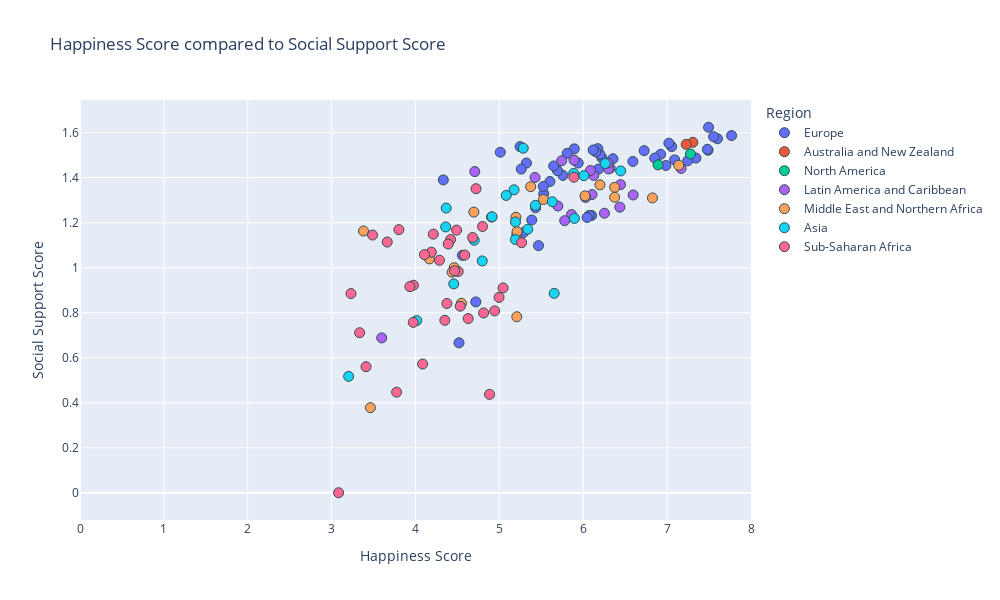

This figure's notebook cell:
### Code cell
#happiness score vs social support

#establish x and y values
x_values = merged_2019["Score"]
y_values = merged_2019["Social support"]

#px.scatter
fig = px.scatter(merged_2019, x_values, y_values, color="Region", hover_name="Country or region",
                range_x=[0,8], title="Happiness Score compared to Social Support Score",
                width= 1000, height =600) # use trendline="ols" to see all lin reg equations

#set axes labels
fig.update_xaxes(title_text='Happiness Score')
fig.update_yaxes(title_text='Social Support Score')


#formatting
#marker size and colors
fig.update_traces(marker=dict(size=10,
                              line=dict(width=1, 
                                        color='DarkSlateGrey')))


#linear regression
#use linregress from dependencies to inplement linear regression
(slope, intercept, rvalue, pvalue, stderr) = linregress(x_values, y_values)
regress_values = x_values * slope + intercept

#print out all variables calculated above (rvalue, pvalue...)
print(f"slope:{round(slope, 2)}")
print(f"intercept:{round(intercept,2)}")
res = sts.linregress(x_values, y_values)
print(f"R-squared: {res.rvalue**2:.4f}")


#print out line eq for reference
line_eq = (f"y={round(slope, 2)}x + {round(intercept, 2)}")
print(line_eq)

fig.show()

### Figure 1 — Plotly figure (JSON) as saved in the notebook; plotly's stock layout.template omitted (floating-point values rounded to 4 significant figures)
{"data": [{"hovertemplate": "<b>%{hovertext}</b><br><br>Region=Europe<br>Score=%{x}<br>Social support=%{y}<extra></extra>", "hovertext": ["Finland", "Denmark", "Norway", "Iceland", "Netherlands", "Switzerland", "Sweden", "Austria", "Luxembourg", "United Kingdom", "Ireland", "Germany", "Belgium", "Czech Republic", "Malta", "France", "Spain", "Italy", "Slovakia", "Poland", "Uzbekistan", "Lithuania", "Slovenia", "Kosovo", "Romania", "Cyprus", "Latvia", "Estonia", "Kazakhstan", "Hungary", "Portugal", "Russia", "Serbia", "Moldova", "Montenegro", "Tajikistan", "Croatia", "Bosnia and Herzegovina", "Belarus", "Greece", "Kyrgyzstan", "Turkmenistan", "Azerbaijan", "Bulgaria", "Albania", "Armenia", "Georgia", "Ukraine"], "legendgroup": "Europe", "marker": {"color": "#636efa", "line": {"color": "DarkSlateGrey", "width": 1}, "size": 10, "symbol": "circle"}, "mode": "markers", "name": "Europe", "orientation": "v", "showlegend": true, "type": "scatter", "x": [7.769, 7.6, 7.554, 7.494, 7.488, 7.48, 7.343, 7.246, 7.09, 7.054, 7.021, 6.985, 6.923, 6.852, 6.726, 6.592, 6.354, 6.223, 6.198, 6.182, 6.174, 6.149, 6.118, 6.1, 6.07, 6.046, 5.94, 5.893, 5.809, 5.758, 5.693, 5.648, 5.603, 5.529, 5.523, 5.467, 5.432, 5.386, 5.323, 5.287, 5.261, 5.247, 5.208, 5.011, 4.719, 4.559, 4.519, 4.332], "xaxis": "x", "y": [1.587, 1.573, 1.582, 1.624, 1.522, 1.526, 1.487, 1.475, 1.479, 1.538, 1.553, 1.454, 1.504, 1.487, 1.52, 1.472, 1.484, 1.488, 1.504, 1.438, 1.529, 1.515, 1.523, 1.232, 1.232, 1.223, 1.465, 1.528, 1.508, 1.41, 1.431, 1.452, 1.383, 1.328, 1.361, 1.098, 1.266, 1.212, 1.465, 1.156, 1.438, 1.538, 1.147, 1.513, 0.848, 1.055, 0.666, 1.39], "yaxis": "y"}, {"hovertemplate": "<b>%{hovertext}</b><br><br>Region=Australia and New Zealand<br>Score=%{x}<br>Social support=%{y}<extra></extra>", "hovertext": ["New Zealand", "Australia"], "legendgroup": "Australia and New Zealand", "marker": {"color": "#EF553B", "line": {"color": "DarkSlateGrey", "width": 1}, "size": 10, "symbol": "circle"}, "mode": "markers", "name": "Australia and New Zealand", "orientation": "v", "showlegend": true, "type": "scatter", "x": [7.307, 7.228], "xaxis": "x", "y": [1.557, 1.548], "yaxis": "y"}, {"hovertemplate": "<b>%{hovertext}</b><br><br>Region=North America<br>Score=%{x}<br>Social support=%{y}<extra></extra>", "hovertext": ["Canada", "United States"], "legendgroup": "North America", "marker": {"color": "#00cc96", "line": {"color": "DarkSlateGrey", "width": 1}, "size": 10, "symbol": "circle"}, "mode": "markers", "name": "North America", "orientation": "v", "showlegend": true, "type": "scatter", "x": [7.278, 6.892], "xaxis": "x", "y": [1.505, 1.457], "yaxis": "y"}, {"hovertemplate": "<b>%{hovertext}</b><br><br>Region=Latin America and Caribbean<br>Score=%{x}<br>Social support=%{y}<extra></extra>", "hovertext": ["Costa Rica", "Mexico", "Chile", "Guatemala", "Panama", "Brazil", "Uruguay", "El Salvador", "Colombia", "Nicaragua", "Argentina", "Ecuador", "Jamaica", "Honduras", "Bolivia", "Paraguay", "Peru", "Dominican Republic", "Venezuela", "Haiti"], "legendgroup": "Latin America and Caribbean", "marker": {"color": "#ab63fa", "line": {"color": "DarkSlateGrey", "width": 1}, "size": 10, "symbol": "circle"}, "mode": "markers", "name": "Latin America and Caribbean", "orientation": "v", "showlegend": true, "type": "scatter", "x": [7.167, 6.595, 6.444, 6.436, 6.321, 6.3, 6.293, 6.253, 6.125, 6.105, 6.086, 6.028, 5.89, 5.86, 5.779, 5.743, 5.697, 5.425, 4.707, 3.597], "xaxis": "x", "y": [1.441, 1.323, 1.369, 1.269, 1.442, 1.439, 1.465, 1.242, 1.41, 1.325, 1.432, 1.312, 1.478, 1.236, 1.209, 1.475, 1.274, 1.401, 1.427, 0.688], "yaxis": "y"}, {"hovertemplate": "<b>%{hovertext}</b><br><br>Region=Middle East and Northern Africa<br>Score=%{x}<br>Social support=%{y}<extra></extra>", "hovertext": ["Israel", "United Arab Emirates", "Saudi Arabia", "Qatar", "Bahrain", "Kuwait", "Libya", "Turkey", "Algeria", "Morocco", "Lebanon", "Jordan", "Palestinian Territories", "Iran", "Tunisia", "Iraq", "Egypt", "Syria", "Yemen"], "legendgroup": "Middle East and Northern Africa", "marker": {"color": "#FFA15A", "line": {"color": "DarkSlateGrey", "width": 1}, "size": 10, "symbol": "circle"}, "mode": "markers", "name": "Middle East and Northern Africa", "orientation": "v", "showlegend": true, "type": "scatter", "x": [7.139, 6.825, 6.375, 6.374, 6.199, 6.021, 5.525, 5.373, 5.211, 5.208, 5.197, 4.906, 4.696, 4.548, 4.461, 4.437, 4.166, 3.462, 3.38], "xaxis": "x", "y": [1.455, 1.31, 1.357, 1.313, 1.368, 1.319, 1.303, 1.36, 1.16, 0.782, 1.224, 1.225, 1.247, 0.842, 1, 0.98, 1.039, 0.378, 1.163], "yaxis": "y"}, {"hovertemplate": "<b>%{hovertext}</b><br><br>Region=Asia<br>Score=%{x}<br>Social support=%{y}<extra></extra>", "hovertext": ["Taiwan", "Singapore", "Thailand", "South Korea", "Japan", "Pakistan", "Philippines", "Hong Kong", "Malaysia", "Mongolia", "Indonesia", "China", "Vietnam", "Bhutan", "Nepal", "Laos", "Cambodia", "Bangladesh", "Sri Lanka", "Myanmar", "India", "Afghanistan"], "legendgroup": "Asia", "marker": {"color": "#19d3f3", "line": {"color": "DarkSlateGrey", "width": 1}, "size": 10, "symbol": "circle"}, "mode": "markers", "name": "Asia", "orientation": "v", "showlegend": true, "type": "scatter", "x": [6.446, 6.262, 6.008, 5.895, 5.886, 5.653, 5.631, 5.43, 5.339, 5.285, 5.192, 5.191, 5.175, 5.082, 4.913, 4.796, 4.7, 4.456, 4.366, 4.36, 4.015, 3.203], "xaxis": "x", "y": [1.43, 1.463, 1.409, 1.219, 1.419, 0.886, 1.293, 1.277, 1.171, 1.531, 1.203, 1.125, 1.346, 1.321, 1.226, 1.03, 1.122, 0.928, 1.265, 1.181, 0.765, 0.517], "yaxis": "y"}, {"hovertemplate": "<b>%{hovertext}</b><br><br>Region=Sub-Saharan Africa<br>Score=%{x}<br>Social support=%{y}<extra></extra>", "hovertext": ["Mauritius", "Nigeria", "Cameroon", "Ghana", "Ivory Coast", "Benin", "Congo (Brazzaville)", "Gabon", "South Africa", "Senegal", "Niger", "Burkina Faso", "Guinea", "Kenya", "Mauritania", "Mozambique", "Congo (Kinshasa)", "Mali", "Sierra Leone", "Chad", "Ethiopia", "Swaziland", "Uganda", "Zambia", "Togo", "Liberia", "Comoros", "Madagascar", "Lesotho", "Burundi", "Zimbabwe", "Botswana", "Malawi", "Rwanda", "Tanzania", "Central African Republic"], "legendgroup": "Sub-Saharan Africa", "marker": {"color": "#FF6692", "line": {"color": "DarkSlateGrey", "width": 1}, "size": 10, "symbol": "circle"}, "mode": "markers", "name": "Sub-Saharan Africa", "orientation": "v", "showlegend": true, "type": "scatter", "x": [5.888, 5.265, 5.044, 4.996, 4.944, 4.883, 4.812, 4.799, 4.722, 4.681, 4.628, 4.587, 4.534, 4.509, 4.49, 4.466, 4.418, 4.39, 4.374, 4.35, 4.286, 4.212, 4.189, 4.107, 4.085, 3.975, 3.973, 3.933, 3.802, 3.775, 3.663, 3.488, 3.41, 3.334, 3.231, 3.083], "xaxis": "x", "y": [1.402, 1.111, 0.91, 0.868, 0.808, 0.437, 0.799, 1.183, 1.351, 1.134, 0.774, 1.056, 0.829, 0.983, 1.167, 0.986, 1.125, 1.105, 0.841, 0.766, 1.033, 1.149, 1.069, 1.058, 0.572, 0.922, 0.757, 0.916, 1.169, 0.447, 1.114, 1.145, 0.56, 0.711, 0.885, 0], "yaxis": "y"}], "layout": {"height": 600, "legend": {"title": {"text": "Region"}, "tracegroupgap": 0}, "title": {"text": "Happiness Score compared to Social Support Score"}, "width": 1000, "xaxis": {"anchor": "y", "domain": [0, 1], "range": [0, 8], "title": {"text": "Happiness Score"}}, "yaxis": {"anchor": "x", "domain": [0, 1], "title": {"text": "Social Support Score"}}}}
